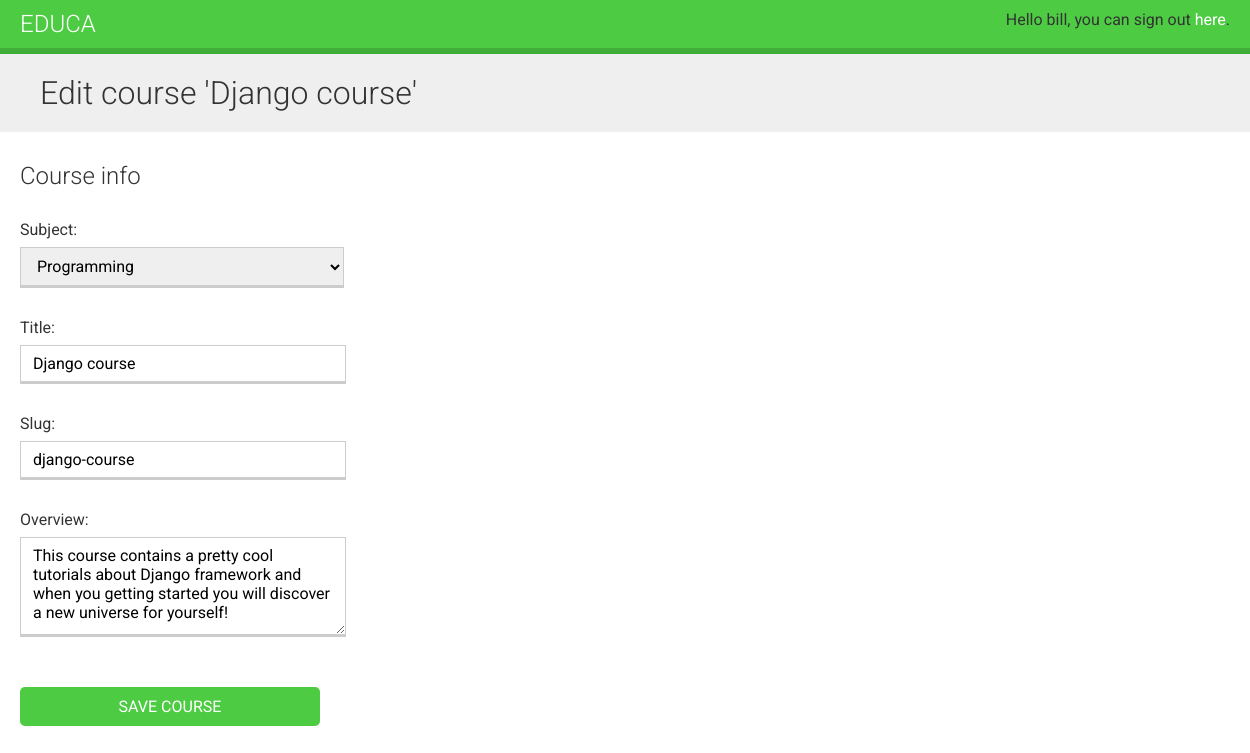
Screenshot of /course/2/edit/ (signed in) with the database file from the repository.
### courses/models.py (models this page shows, shortened)
class Course(models.Model):
    owner = models.ForeignKey(User, related_name='courses_created', on_delete=models.CASCADE)
    subject = models.ForeignKey(Subject, related_name='courses', on_delete= models.CASCADE)
    title = models.CharField(max_length=200)
    slug = models.SlugField(max_length=200, unique=True)
    overview = models.TextField()
    created = models.DateTimeField(auto_now_add=True)
    students = models.ManyToManyField(User, related_name='courses_joined', blank=True)
    class Meta:
        ordering = ['-created']

class Subject(models.Model):
    title = models.CharField(max_length=200)
    slug = models.SlugField(max_length=200,unique=True)
    class Meta:
        ordering = ['title']
    def __str__(self) -> str:
        return self.title

### courses/views.py (the view)
# urls.py: path('<pk>/edit/', views.CourseUpdateView.as_view(), name = 'course_edit'),
class CourseUpdateView(OwnerCourseEditMixin, UpdateView):
    permission_required = 'courses.change_course'

### courses/views.py (called while the page is built)
    def get_queryset(self):
        qs = super().get_queryset()
        return qs.filter(owner=self.request.user)

### courses/templates/courses/manage/course/form.html (shortened to what this page needs)
{% extends 'base.html' %}
{% block content %}
    <h1>
        {% if object %}
            Edit course '{{object.title}}'
        {% else %}
            Create a new course
        {% endif %}
    </h1>
    <div class="module">
        <h2>Course info</h2>
        <form method="post">
            {{form.as_p}}
            <p><input type="submit" value="Save course"></p>
        </form>
    </div>
{% endblock %}

### courses/templates/base.html (shortened to what this page needs)
{% load static %}
<!DOCTYPE html>
<html>
    <head>
        <link rel="stylesheet" href="{% static 'css/base.css' %}">
    </head>
    <body>
        <div id="header">
            <a href="{% url 'course_list' %}" class="logo">Educa</a>
            <ul class="menu">
                {% if request.user.is_authenticated %}
                    <li>Hello {{request.user.username}}, you can sign out <a href="{% url 'logout' %}">here</a>.</li>
                {% else %}
                    <li><a href="{% url 'login' %}">Sign in</a></li>
                {% endif %}
            </ul>
        </div>
        <div id="content">
            {% block content %}
            {% endblock %}
        </div>
    </body>
</html>

### courses/static/css/base.css (style rules this page uses)
body { margin:0; font-family:'Roboto', sans-serif; font-weight:400; color:#333; }
a { color:#3fad37; text-decoration:none; }
ul { float:left; }
h1, h2, h3, h4, h5, h6 { font-family:'Roboto', sans-serif; font-weight:300; }
h1 { background:#efefef; width:100%; overflow:auto; padding:20px 0 20px 40px; margin:0; }
.module { padding:10px 20px; float:left; width:600px; }
.module p { margin:10px 0 20px; width:100%; float:left; }
#header { background:#4dcc43; overflow:auto; padding:10px 20px; border-bottom:6px solid #3fad37; }
#header .logo { text-decoration:none; font-family:'Roboto', sans-serif; font-weight:300; text-transform:uppercase; font-size:24px; color:#fff; float:left; }
#header a { color:#fff; }
#header .menu { list-style:none; float:right; margin:0; padding:0; }
form p { overflow:auto; }
label { float:left; clear:both; margin:0 0 8px 0; }
input, select, textarea { border:1px solid #ccc; border-bottom:3px solid #ccc; padding:8px 12px; font-size:16px; font-family:'Roboto', sans-serif; float:left; clear:both; width:300px; }
textarea { height:80px; }
select { width:324px; }
input[type=submit], a.button { border-radius:5px; background:#4dcc43; color:#fff; font-size:16px; text-transform:uppercase; border:none; padding:10px 20px; margin:20px 0; }

### rows the page displays
Course: title "Django course", subject "Programming", slug "django-course", overview "This course contains a pretty cool tutorials about Django framework and when you getting started you will discover a new universe for yourself!"
Subject: title "Django course"

### other values shown
{{ request.user.username }} "bill"
